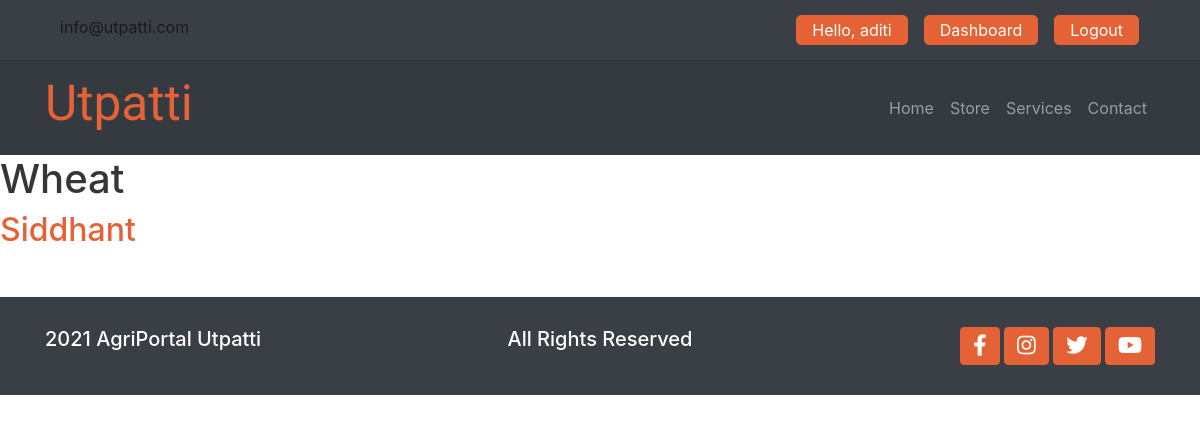
Page /crop/store/10 (signed in) on the committed database.
### account/models.py (models this page shows, shortened)
class Account(AbstractBaseUser):
    first_name = models.CharField(max_length=50)
    last_name = models.CharField(max_length=50)
    username = models.CharField(max_length=50, unique=True)
    email = models.EmailField(max_length=100, unique=True)
    phone_number = models.CharField(max_length=50)
    profile = models.CharField(max_length=20, default="merchant")
    otp = models.CharField(max_length=10, default=0, blank=True)
    date_joined = models.DateTimeField(auto_now_add=True)
    last_login = models.DateTimeField(auto_now_add=True)
    is_admin = models.BooleanField(default=False)
    is_staff = models.BooleanField(default=False)
    is_active = models.BooleanField(default=False)
    is_superadmin = models.BooleanField(default=False)
    USERNAME_FIELD = "email"
    REQUIRED_FIELDS = ["username", "first_name", "last_name"]
    objects = MyAccountManager()

class FarmerProfile(models.Model):
    user = models.OneToOneField(Account, on_delete=models.CASCADE)
    aadhar_number = models.CharField(max_length=12, blank=True)
    phone_number = models.CharField(max_length=20, blank=True)
    address_line_1 = models.CharField(max_length=100, blank=True)
    address_line_2 = models.CharField(max_length=100, blank=True)
    image = models.ImageField(blank=True, upload_to="farmerProfile/")
    city = models.CharField(blank=True, max_length=20)
    state = models.CharField(blank=True, max_length=20)
    country = models.CharField(blank=True, max_length=20)
    dob = models.DateField(blank=True, auto_now_add=True)
    bank_account = models.CharField(max_length=20, blank=True)
    def __str__(self):
        return self.user.first_name

### crop/models.py (models this page shows, shortened)
class Crop(models.Model):
    crop_name = models.CharField(max_length=20)
    farmer = models.ForeignKey(FarmerProfile,on_delete=models.CASCADE)
    crop_desc = models.TextField()
    class Seasons(models.TextChoices):
        RABI = 'Rabi'
        KHARIF = 'Kharif'
    season = models.CharField(choices=Seasons.choices, max_length=15,default="")
    slug = models.SlugField(blank=True,max_length=255)
    stock = models.IntegerField()
    price = models.IntegerField()
    is_available = models.BooleanField()
    created_date = models.DateTimeField(auto_now_add = True)
    modified_date = models.DateTimeField(auto_now = True)

### crop/views.py (the view)
# urls.py: path('store/<int:id>', views.individual_crop , name = "individual_crop"),
def individual_crop(request , id):
    crop_info = Crop.objects.filter(id = id)
    data = {
        'crop' : crop_info
    }
    return render(request ,'crops/individual_crop.html', data)

### templates/crops/individual_crop.html (shortened to what this page needs)
{% extends 'includes/base.html' %}
{% block body %}
{% for cr in crop %}
    <h1>{{cr.crop_name}}<h1>
    <h2>{{cr.farmer}}</h2>
{% endfor %}
{% endblock body %}

### templates/includes/base.html (shortened to what this page needs)
{% load static %}
<!DOCTYPE html>
<html lang="en">
<head>
    <link rel="stylesheet" href="https://cdnjs.cloudflare.com/ajax/libs/font-awesome/5.15.1/css/all.min.css"
 />
  <link rel="stylesheet" href="https://cdnjs.cloudflare.com/ajax/libs/animate.css/4.1.1/animate.min.css" />
  <link rel="stylesheet" type="text/css" href="//cdn.jsdelivr.net/npm/slick-carousel@1.8.1/slick/slick.css" />
  <link rel="stylesheet" type="text/css" href="//cdn.jsdelivr.net/npm/slick-carousel@1.8.1/slick/slick-theme.css" />
  <link rel="stylesheet" href="https://cdn.jsdelivr.net/npm/bootstrap@4.5.3/dist/css/bootstrap.min.css"
>
  <link rel="stylesheet" href="{% static 'css/base.css'%}">
  <link rel="stylesheet" href="{% static 'css/utils.css' %}">
  <link rel="stylesheet" href="{% static 'css/style.css'%}">
  <link rel="stylesheet" href="{% static 'css/mediaquery.css'%}">
</head>
<body>
    <header class="header ">
    <div class="container">
      <div class="row ">
        <div class="col-md-6 header-info">
          <a href="mailto:info@ytubers.com" class="mr-3">info@utpatti.com</a>
        </div>
        <div class="header-buttons col-md-6 d-flex justify-content-end">
        {% if user.is_authenticated %}
          <a class="btn btn-accent mr-3">Hello, {{user.first_name}}</a>
          <a class="btn btn-accent mr-3" href="{% url 'dashboard' %}">Dashboard</a>
          <a class="btn btn-accent mr-3" href="{% url 'logout' %}">Logout</a>
        {% else %}
          <a class="btn btn-accent mr-3" href="{% url 'login' %}">Signin</a>
          <a class="btn btn-accent " href="{% url 'register' %}">SignUp</a>
        {% endif %}
        </div>
      </div>
    </div>
  </header>
    <nav class="navbar navbar-expand-lg navbar-dark bg-dark">
    <div class="container">
      <a class="navbar-brand" href="{% url 'home' %}">
        <h2>Utpatti</h2>
      </a>
      <div class="collapse navbar-collapse" id="navbarNav">
        <ul class="navbar-nav ml-auto">
          <li class="nav-item {% if '/' == request.path %}active-linki{% endif %}">
            <a class="nav-link" href="{% url 'home' %}">Home</a>
          </li>
          <li class="nav-item {% if '/store/' == request.path %}active-linki{% endif %}">
            <a class="nav-link" href="{% url 'store' %}">Store</a>
          </li>
          <li class="nav-item {% if '/services/' == request.path %}active-linki{% endif %}">
            <a class="nav-link" href="">Services</a>
          </li>
          <li class="nav-item {% if '/contact/' == request.path %}active-linki{% endif %}">
            <a class="nav-link" href="">Contact</a>
          </li>
        </ul>
      </div>
    </div>
  </nav>
    {% block body %}
    {% endblock body %}
<footer>
    <div class="bg-accent mt-5">
    <div class="container">
      <div class="row">
        <div class="col-md-4 text-lg-left text-center">
          <h5>
            2021 AgriPortal Utpatti
          </h5>
        </div>
        <div class="col-md-4 text-lg-center text-center">
          <h5>
            All Rights Reserved
          </h5>
        </div>
        <div class="col-md-4 text-lg-right text-center">
          <div>
            <button class="btn btn-accent"> <i class="fab fa-facebook-f fa-lg	"></i> </button>
            <button class="btn btn-accent"> <i class="fab fa-instagram fa-lg	"></i> </button>
            <button class="btn btn-accent"> <i class="fab fa-twitter fa-lg	"></i> </button>
            <button class="btn btn-accent"> <i class="fab fa-youtube fa-lg	"></i> </button>
          </div>
        </div>
      </div>
    </div>
  </footer>
</body>
</html>

### utpatti/static/css/base.css (style rules this page uses)
:root { --primary: #ffffff; --secondary: #3a3e45; --white: #888787; --accent: #e56237; }
body { background-color: var(--primary); color: rgb(54, 54, 54); }
a { color: rgb(26, 26, 26); }
h2, h3 { color: var(--accent); }
.btn-accent { background-color: var(--accent); color: #fff; border-color: var(--accent); outline: none; }
button { background-color: var(--accent) !important; color:white !important; }
.navbar-brand h2 { font-family: 'Cookie', cursive; font-size: 3.1rem; }

### utpatti/static/css/utils.css (style rules this page uses)
.bg-accent { color: #ffffff; background-color: var(--secondary); }

### utpatti/static/css/style.css (style rules this page uses)
.header { background-color: var(--secondary); padding: 15px 0; color: #fff; border-bottom: 1px solid #333; }
.header a { padding: 2px 15px; border-radius: 5px; }
footer .container { padding-top: 30px; padding-bottom: 30px; }

### rows in the picture
Account: first_name "aditi"
Crop: crop_name "Wheat", farmer "Siddhant"
